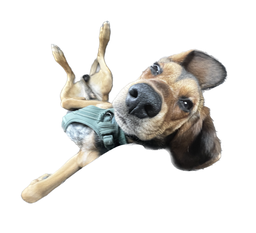
#> input picture white_background.png, 256 x 233 px, shrunk from 1088 x 992 before the run
$ jupyter execute tnse_from_png.ipynb
#> lines starting #> are read from the running program, lines starting #| are printed output that depends on the picture
[cell 1]
# from https://www.youtube.com/watch?v=ZSIRNORcC4A thanks mark :)

[cell 2]
import cv2 #importing image
import numpy as np
import seaborn as sns #plotting
import matplotlib.pyplot as plt #plotting
from sklearn.manifold import TSNE #actual tsne algorithm

[cell 3]
im = cv2. imread('white_background.png')
#> im is the input picture: shape (233, 256, 3); mean B, G, R 222.1, 224.8, 226.2
im = np.dstack([im[:,:,2], im[:,:,1], im[:,:,0]]) #reorrient from brg to rgb

[cell 4]
plt.figure(figsize=(6,6))
ax = plt.imshow(im)

# next we need to chunk our sample for tnse digestion starting at top left chunk (left to right) and then iterating down
# each chunk will have 3 layers (RGB). We will need to seperate these layers and then flatten them.
# the flattening will turn each layer in to lists of numbers.
# then we'll sort each list ordering them lowest to highest as we want to compare the overall color content of each chunk, NOT their position (unbiased)

[cell 5]
#loop over image in x and y direction returning and 'out' and 'avg color' list

out = []
avg_color = []

cs = 10 #chunk size = 100 total pixles (10x10)

#nested loop

for x in range(0, im.shape[1]-cs, cs):
    for y in range (0, im.shape[0] -cs, cs):
        #now pull out RGB layers, sort them and pull back together according to chunk size
        r = np.sort(np.ndarray.flatten(im[y:y+cs, x:x+cs, 0]))
        g = np.sort(np.ndarray.flatten(im[y:y+cs, x:x+cs, 1]))
        b = np.sort(np.ndarray.flatten(im[y:y+cs, x:x+cs, 2]))

        punch = np.concatenate((r,g,b))

        #we dont want any white in the tnse to filter out rgb 255

        if punch.mean() < 250:
            out.append(punch)
            avg_color.append([r.mean(), g.mean(), b.mean()])
#> after the loop, avg_color = 190 items, first 6: [229, 214.6, 190], [243.9, 241.7, 238.8], [234.4, 220.2, 191.6], [204.8, 186, 156.6], [239.5, 236.2, 231.1], [235.8, 233.2, 223.4]; out = 190 items

[cell 6]
out = np.vstack((out)) # each out in an individual np array, we need to stack
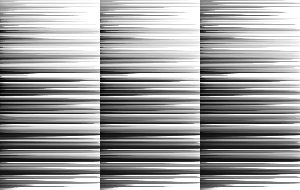
#> out: shape (190, 300); min 0, max 255, mean 158.9
avg_color = np.array(avg_color) # turn avg_color into a np array
#> avg_color = 190 rows, first 8: [229, 214.6, 190], [243.9, 241.7, 238.8], [234.4, 220.2, 191.6], [204.8, 186, 156.6], [239.5, 236.2, 231.1], [235.8, 233.2, 223.4], [210.8, 190.9, 154.5], [192.2, 182, 168]

[cell 7]
out.shape
#> Out = (190, 300)

#shows a total of 2923 chuncks and each chunk ios 10x10 for each dim (rgb)

[cell 8]
#run tsne algorithm
res = TSNE(perplexity = 30, random_state = 3).fit_transform(out)
#> res = 190 pairs, first value -18.96 to 15.46, second value -2.93 to 6.53

[cell 9]
res.shape #same size as out
#> Out = (190, 2)

[cell 10]
#plot as a scatter plot

plt.figure(figsize = (6,6))
ax = sns.scatterplot( x = res[:,0], y = res[:,1])
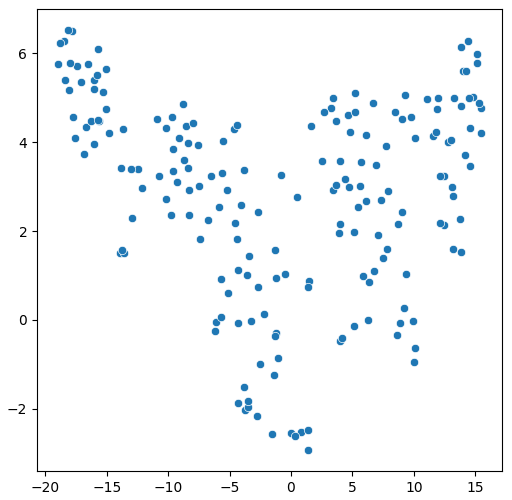
#> figure drawn by matplotlib, 1 panel

[cell 11]
#normalize average color (divide by 255) and change to tuple instead of list
avg_color1 = avg_color/255
#> avg_color1 = 190 rows, first 8: [0.898, 0.842, 0.745], [0.957, 0.948, 0.936], [0.919, 0.864, 0.751], [0.803, 0.729, 0.614], [0.939, 0.926, 0.906], [0.925, 0.915, 0.876], [0.827, 0.749, 0.606], [0.754, 0.714, 0.659]
avg_color1 = [tuple(x) for x in avg_color1]
#> avg_color1 = 190 items, first 6: (0.898, 0.842, 0.745), (0.957, 0.948, 0.936), (0.919, 0.864, 0.751), (0.803, 0.729, 0.614), (0.939, 0.926, 0.906), (0.925, 0.915, 0.876)
avg_color1
#> Out has the same summary as avg_color1

[cell 12]
#use patches from matplotlib to add color averages from each chunk

from matplotlib.patches import Circle

fig, ax = plt.subplots(figsize = (6,6))

for x in range(0, len(res)):
    patch = Circle((res[x][0], res[x][1]), 1, color = avg_color1[x])
    ax.add_patch(patch)

plt.xlim(res[:,0].min() - 7, res[:,0].max() + 7)
plt.ylim(res[:,1].min() - 7, res[:,1].max() + 7)
#> Out = (-9.93, 13.53)
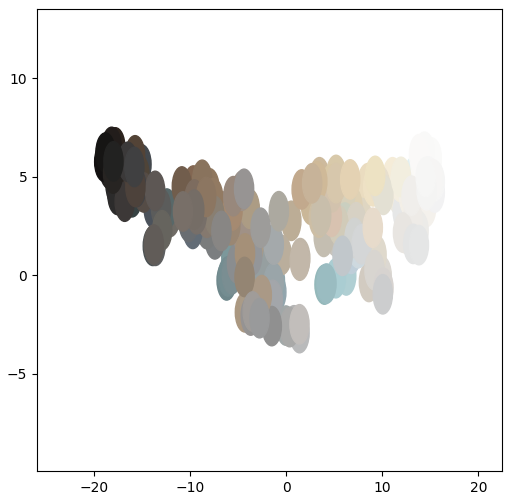
#> figure drawn by matplotlib, 1 panel
